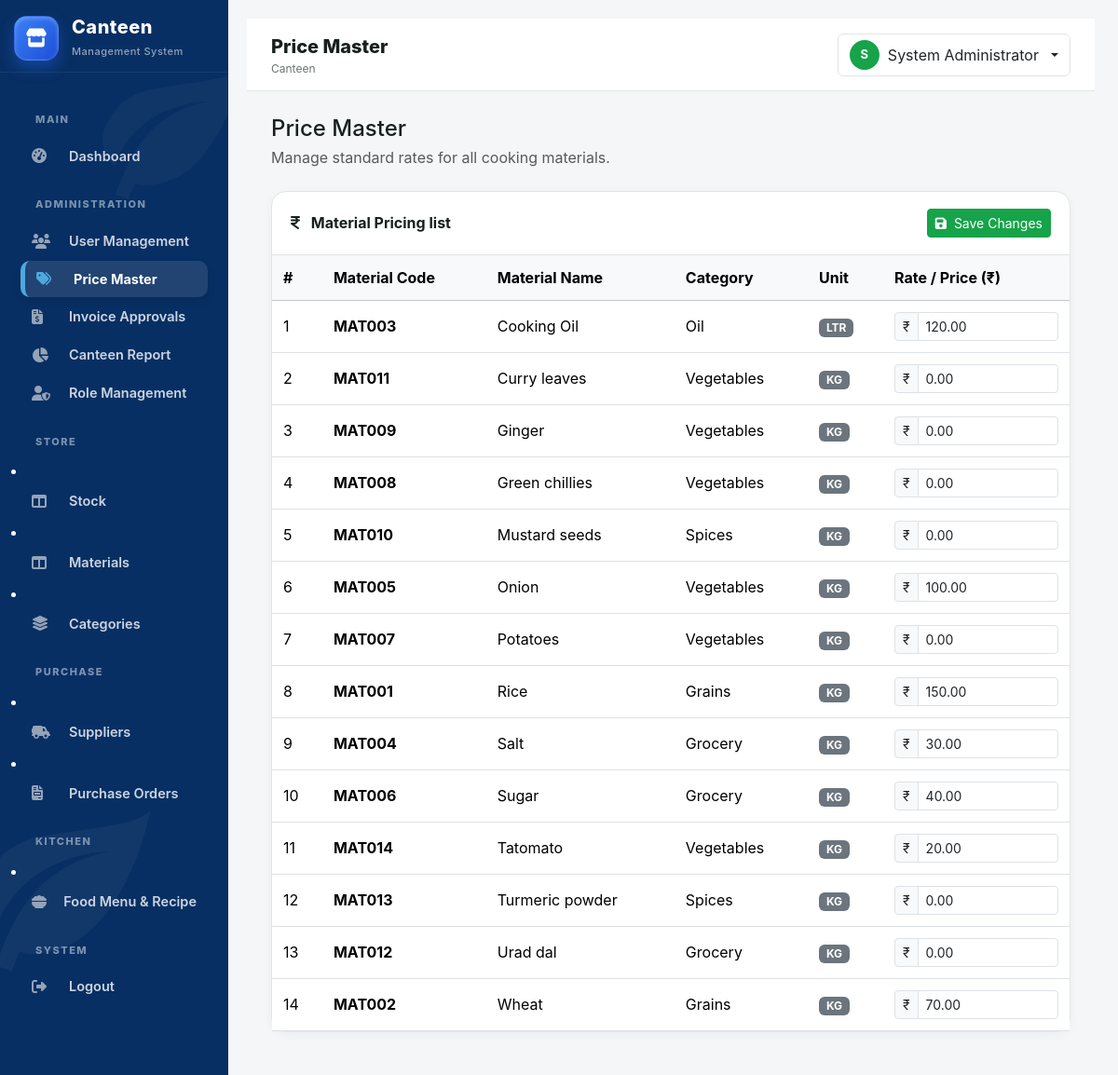
/admin/price_master.php (signed in), run on the app's committed database.
### tables this page shows
CREATE TABLE `materials` (
  `id` int(10) UNSIGNED NOT NULL,
  `material_code` varchar(50) DEFAULT NULL,
  `material_name` varchar(150) NOT NULL,
  `category` varchar(100) DEFAULT NULL,
  `unit` varchar(50) NOT NULL,
  `unit_price` decimal(10,2) NOT NULL DEFAULT 0.00,
  `minimum_stock` decimal(12,2) DEFAULT 0.00,
  `current_stock` decimal(12,2) DEFAULT 0.00,
  `status` enum('Enable','Disabled') DEFAULT 'Enable',
  `created_at` datetime DEFAULT current_timestamp(),
  `updated_at` datetime DEFAULT NULL ON UPDATE current_timestamp()
);

### includes/functions.php (called while the page is built, shortened)
<?php
function e(?string $value): string {
    return htmlspecialchars($value ?? '', ENT_QUOTES, 'UTF-8');
}

### admin/price_master.php (the view, shortened to what this page needs)
<?php
require_once __DIR__ . '/../config/database.php';
require_once __DIR__ . '/../includes/functions.php';
$materials = $con->query("
    SELECT id, material_code, material_name, category, unit, unit_price, status
    FROM materials
    ORDER BY material_name ASC
")->fetchAll();
require_once __DIR__ . '/../includes/header.php';
require_once __DIR__ . '/../includes/sidebar.php';
?>
<main class="main-content">
    <?php require_once __DIR__ . '/../includes/topbar.php'; ?>
    <div class="page-body">
        <div class="mb-4">
            <h4 class="mb-1">Price Master</h4>
            <div class="text-muted">Manage standard rates for all cooking materials.</div>
        </div>
        <div class="content-card">
            <div class="content-card-header d-flex justify-content-between align-items-center">
                <div>
                    <strong><i class="fa-solid fa-indian-rupee-sign me-2"></i> Material Pricing list</strong>
                </div>
                <button type="submit" form="priceForm" name="update_prices" class="btn btn-primary btn-sm">
                    <i class="fa-solid fa-save me-1"></i> Save Changes
                </button>
            </div>
            <div class="content-card-body p-0">
                <form method="POST" id="priceForm">
                    <div class="table-responsive">
                        <table class="table table-hover align-middle mb-0">
                            <thead class="table-light">
                                <tr>
                                    <th>#</th>
                                    <th>Material Code</th>
                                    <th>Material Name</th>
                                    <th>Category</th>
                                    <th>Unit</th>
                                    <th width="200">Rate / Price (₹)</th>
                                </tr>
                            </thead>
                            <tbody>
                                <?php if (empty($materials)): ?>
                                    <tr>
                                        <td colspan="6" class="text-center text-muted py-4">No materials found.</td>
                                    </tr>
                                <?php else: ?>
                                    <?php foreach ($materials as $index => $material): ?>
                                        <tr>
                                            <td><?= $index + 1 ?></td>
                                            <td><strong><?= e($material['material_code']) ?></strong></td>
                                            <td><?= e($material['material_name']) ?></td>
                                            <td><?= e($material['category']) ?></td>
                                            <td><span class="badge bg-secondary"><?= e($material['unit']) ?></span></td>
                                            <td>
                                                <div class="input-group input-group-sm">
                                                    <span class="input-group-text">₹</span>
                                                    <input
                                                        type="number"
                                                        name="prices[<?= $material['id'] ?>]"
                                                        class="form-control"
                                                        min="0"
                                                        step="0.01"
                                                        value="<?= e($material['unit_price'] ?? '0.00') ?>"
                                                        <?= $material['status'] === 'Disable' ? 'readonly' : '' ?>
                                                    >
                                                </div>
                                            </td>
                                        </tr>
                                    <?php endforeach; ?>
                                <?php endif; ?>
                            </tbody>
                        </table>
                    </div>
                </form>
            </div>
        </div>
    </div>
</main>
<?php require_once __DIR__ . '/../includes/footer.php'; ?>

### assets/css/app.css (style rules this page uses)
:root { --primary: #16a34a; --primary-dark: #15803d; --primary-soft: #f0fdf4; --accent: #f59e0b; --bg: #f4f6f8; --card: #ffffff; --text: #17201c; --muted: #6b746f; --border: #e1e6e3; --sidebar-width: 250px; }
* { box-sizing: border-box; }
body { margin: 0; background: var(--bg); color: var(--text); font-family: Inter, system-ui, -apple-system, "Segoe UI", Arial, sans-serif; }
.main-content { margin-left: var(--sidebar-width); min-height: 100vh; }
.page-body { padding: 26px; }
.content-card { background: #fff; border: 1px solid var(--border); border-radius: 16px; box-shadow: 0 3px 12px rgba(17, 24, 39, .04); }
.content-card-header { padding: 18px 20px; border-bottom: 1px solid var(--border); display: flex; align-items: center; justify-content: space-between; gap: 10px; }
.content-card-body { padding: 20px; }
.table > :not(caption) > * > * { padding: 12px; }
.btn-primary { --bs-btn-bg: var(--primary); --bs-btn-border-color: var(--primary); --bs-btn-hover-bg: var(--primary-dark); --bs-btn-hover-border-color: var(--primary-dark); }
:root { --auth-primary: #16a34a; --auth-primary-dark: #15803d; --auth-primary-soft: #f0fdf4; }
.main-content { margin-left: 250px; padding: 20px; width: calc(100% - 250px); min-height: 100vh; }

### includes/sidebar.php (style rules this page uses)
@media (min-width: 992px) { .main-content { margin-left: 245px !important; } }

### data on the page
materials: material_code "MAT003", material_name "Cooking Oil", category "Oil", unit "LTR", id+unit_price+status "120.00"
materials: material_code "MAT011", material_name "Curry leaves", category "Vegetables", unit "KG", id+unit_price+status "0.00"
materials: material_code "MAT009", material_name "Ginger", category "Vegetables", unit "KG", id+unit_price+status "0.00"
materials: material_code "MAT008", material_name "Green chillies", category "Vegetables", unit "KG", id+unit_price+status "0.00"
materials: material_code "MAT010", material_name "Mustard seeds", category "Spices", unit "KG", id+unit_price+status "0.00"
materials: material_code "MAT005", material_name "Onion", category "Vegetables", unit "KG", id+unit_price+status "100.00"
materials: material_code "MAT007", material_name "Potatoes", category "Vegetables", unit "KG", id+unit_price+status "0.00"
materials: material_code "MAT001", material_name "Rice", category "Grains", unit "KG", id+unit_price+status "150.00"
materials: material_code "MAT004", material_name "Salt", category "Grocery", unit "KG", id+unit_price+status "30.00"
materials: material_code "MAT006", material_name "Sugar", category "Grocery", unit "KG", id+unit_price+status "40.00"
materials: material_code "MAT014", material_name "Tatomato", category "Vegetables", unit "KG", id+unit_price+status "20.00"
materials: material_code "MAT013", material_name "Turmeric powder", category "Spices", unit "KG", id+unit_price+status "0.00"
materials: material_code "MAT012", material_name "Urad dal", category "Grocery", unit "KG", id+unit_price+status "0.00"
materials: material_code "MAT002", material_name "Wheat", category "Grains", unit "KG", id+unit_price+status "70.00"

### other printed values
$pageTitle "Price Master"
substr($_SESSION['employee_name'] ?? 'U', 0, 1) "S"
$_SESSION['employee_name'] "System Administrator"
